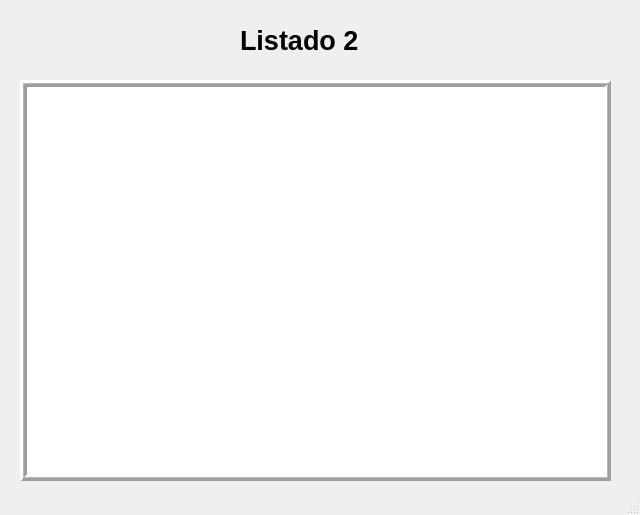
<?xml version="1.0" encoding="UTF-8"?>
<ui version="4.0">
 <class>Listado2Main</class>
 <widget class="QMainWindow" name="Listado2Main">
  <property name="geometry">
   <rect>
    <x>0</x>
    <y>0</y>
    <width>640</width>
    <height>515</height>
   </rect>
  </property>
  <property name="windowTitle">
   <string>Listado List Widget</string>
  </property>
  <widget class="QWidget" name="centralwidget">
   <widget class="QLabel" name="lbl_listado1">
    <property name="geometry">
     <rect>
      <x>240</x>
      <y>20</y>
      <width>161</width>
      <height>41</height>
     </rect>
    </property>
    <property name="font">
     <font>
      <family>Arial</family>
      <pointsize>20</pointsize>
      <weight>75</weight>
      <bold>true</bold>
     </font>
    </property>
    <property name="text">
     <string>Listado 2</string>
    </property>
   </widget>
   <widget class="QListWidget" name="lst_listado2">
    <property name="geometry">
     <rect>
      <x>20</x>
      <y>80</y>
      <width>591</width>
      <height>401</height>
     </rect>
    </property>
    <property name="font">
     <font>
      <family>Arial</family>
      <pointsize>10</pointsize>
     </font>
    </property>
    <property name="frameShape">
     <enum>QFrame::Box</enum>
    </property>
    <property name="frameShadow">
     <enum>QFrame::Raised</enum>
    </property>
    <property name="lineWidth">
     <number>3</number>
    </property>
    <property name="midLineWidth">
     <number>1</number>
    </property>
    <property name="itemAlignment">
     <set>Qt::AlignLeading</set>
    </property>
   </widget>
  </widget>
  <widget class="QStatusBar" name="statusbar"/>
 </widget>
 <resources/>
 <connections/>
</ui>
